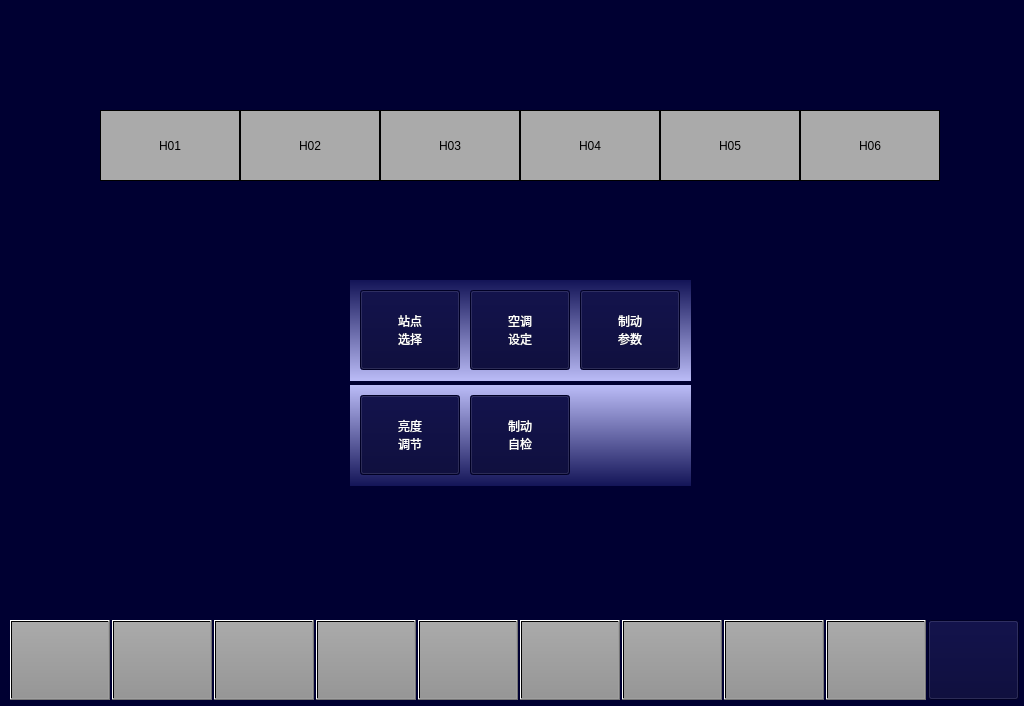
<?xml version="1.0" encoding="UTF-8"?>
<ui version="4.0">
 <class>VehicleSetPage</class>
 <widget class="QWidget" name="VehicleSetPage">
  <property name="geometry">
   <rect>
    <x>0</x>
    <y>0</y>
    <width>1024</width>
    <height>706</height>
   </rect>
  </property>
  <property name="windowTitle">
   <string>Form</string>
  </property>
  <property name="styleSheet">
   <string notr="true">background-color: rgb(0, 0, 50);</string>
  </property>
  <widget class="QPushButton" name="BTN1">
   <property name="geometry">
    <rect>
     <x>10</x>
     <y>620</y>
     <width>100</width>
     <height>80</height>
    </rect>
   </property>
   <property name="focusPolicy">
    <enum>Qt::NoFocus</enum>
   </property>
   <property name="styleSheet">
    <string notr="true">font: 20px, &quot;微软雅黑&quot;;color: black;transparent;background:qlineargradient(spread:pad,x1:0,y1:0,x2:0,y2:1,stop:0 rgba(170,170,170,255),stop:1 rgba(150,150,150,255));</string>
   </property>
   <property name="text">
    <string/>
   </property>
  </widget>
  <widget class="QPushButton" name="BTNHome">
   <property name="geometry">
    <rect>
     <x>928</x>
     <y>620</y>
     <width>91</width>
     <height>80</height>
    </rect>
   </property>
   <property name="focusPolicy">
    <enum>Qt::NoFocus</enum>
   </property>
   <property name="styleSheet">
    <string notr="true">border-image: url(:/images/image/Home.png);</string>
   </property>
   <property name="text">
    <string/>
   </property>
  </widget>
  <widget class="QPushButton" name="BTN4">
   <property name="geometry">
    <rect>
     <x>316</x>
     <y>620</y>
     <width>100</width>
     <height>80</height>
    </rect>
   </property>
   <property name="focusPolicy">
    <enum>Qt::NoFocus</enum>
   </property>
   <property name="styleSheet">
    <string notr="true">	font: 20px, &quot;微软雅黑&quot;;
    color: black;
	transparent;background:qlineargradient(spread:pad,x1:0,y1:0,x2:0,y2:1,stop:0 rgba(170,170,170,255),stop:1 rgba(150,150,150,255));
</string>
   </property>
   <property name="text">
    <string/>
   </property>
  </widget>
  <widget class="QPushButton" name="BTN2">
   <property name="geometry">
    <rect>
     <x>112</x>
     <y>620</y>
     <width>100</width>
     <height>80</height>
    </rect>
   </property>
   <property name="focusPolicy">
    <enum>Qt::NoFocus</enum>
   </property>
   <property name="styleSheet">
    <string notr="true">font: 20px, &quot;微软雅黑&quot;;color: black;transparent;background:qlineargradient(spread:pad,x1:0,y1:0,x2:0,y2:1,stop:0 rgba(170,170,170,255),stop:1 rgba(150,150,150,255));</string>
   </property>
   <property name="text">
    <string/>
   </property>
  </widget>
  <widget class="QPushButton" name="BTN5">
   <property name="geometry">
    <rect>
     <x>418</x>
     <y>620</y>
     <width>100</width>
     <height>80</height>
    </rect>
   </property>
   <property name="focusPolicy">
    <enum>Qt::NoFocus</enum>
   </property>
   <property name="styleSheet">
    <string notr="true">	font: 20px, &quot;微软雅黑&quot;;
    color: black;
	transparent;background:qlineargradient(spread:pad,x1:0,y1:0,x2:0,y2:1,stop:0 rgba(170,170,170,255),stop:1 rgba(150,150,150,255));
</string>
   </property>
   <property name="text">
    <string/>
   </property>
  </widget>
  <widget class="QPushButton" name="BTN7">
   <property name="geometry">
    <rect>
     <x>622</x>
     <y>620</y>
     <width>100</width>
     <height>80</height>
    </rect>
   </property>
   <property name="focusPolicy">
    <enum>Qt::NoFocus</enum>
   </property>
   <property name="styleSheet">
    <string notr="true">	font: 20px, &quot;微软雅黑&quot;;
    color: black;
	transparent;background:qlineargradient(spread:pad,x1:0,y1:0,x2:0,y2:1,stop:0 rgba(170,170,170,255),stop:1 rgba(150,150,150,255));
</string>
   </property>
   <property name="text">
    <string/>
   </property>
  </widget>
  <widget class="QPushButton" name="BTN3">
   <property name="geometry">
    <rect>
     <x>214</x>
     <y>620</y>
     <width>100</width>
     <height>80</height>
    </rect>
   </property>
   <property name="focusPolicy">
    <enum>Qt::NoFocus</enum>
   </property>
   <property name="styleSheet">
    <string notr="true">	font: 20px, &quot;微软雅黑&quot;;
    color: black;
	transparent;background:qlineargradient(spread:pad,x1:0,y1:0,x2:0,y2:1,stop:0 rgba(170,170,170,255),stop:1 rgba(150,150,150,255));
</string>
   </property>
   <property name="text">
    <string/>
   </property>
  </widget>
  <widget class="QPushButton" name="BTN8">
   <property name="geometry">
    <rect>
     <x>724</x>
     <y>620</y>
     <width>100</width>
     <height>80</height>
    </rect>
   </property>
   <property name="focusPolicy">
    <enum>Qt::NoFocus</enum>
   </property>
   <property name="styleSheet">
    <string notr="true">	font: 20px, &quot;微软雅黑&quot;;
    color: black;
	transparent;background:qlineargradient(spread:pad,x1:0,y1:0,x2:0,y2:1,stop:0 rgba(170,170,170,255),stop:1 rgba(150,150,150,255));
</string>
   </property>
   <property name="text">
    <string/>
   </property>
  </widget>
  <widget class="QPushButton" name="BTN6">
   <property name="geometry">
    <rect>
     <x>520</x>
     <y>620</y>
     <width>100</width>
     <height>80</height>
    </rect>
   </property>
   <property name="focusPolicy">
    <enum>Qt::NoFocus</enum>
   </property>
   <property name="styleSheet">
    <string notr="true">	font: 20px, &quot;微软雅黑&quot;;
    color: black;
	transparent;background:qlineargradient(spread:pad,x1:0,y1:0,x2:0,y2:1,stop:0 rgba(170,170,170,255),stop:1 rgba(150,150,150,255));
</string>
   </property>
   <property name="text">
    <string/>
   </property>
  </widget>
  <widget class="QPushButton" name="BTN9">
   <property name="geometry">
    <rect>
     <x>826</x>
     <y>620</y>
     <width>100</width>
     <height>80</height>
    </rect>
   </property>
   <property name="focusPolicy">
    <enum>Qt::NoFocus</enum>
   </property>
   <property name="styleSheet">
    <string notr="true">	font: 20px, &quot;微软雅黑&quot;;
    color: black;
	transparent;background:qlineargradient(spread:pad,x1:0,y1:0,x2:0,y2:1,stop:0 rgba(170,170,170,255),stop:1 rgba(150,150,150,255));
</string>
   </property>
   <property name="text">
    <string/>
   </property>
  </widget>
  <widget class="QLabel" name="LBLMP2">
   <property name="geometry">
    <rect>
     <x>660</x>
     <y>110</y>
     <width>140</width>
     <height>71</height>
    </rect>
   </property>
   <property name="styleSheet">
    <string notr="true">background-color:rgb(170,170,170);
border:1px solid black;
font:20px &quot;微软雅黑&quot;;</string>
   </property>
   <property name="text">
    <string>H05</string>
   </property>
   <property name="alignment">
    <set>Qt::AlignCenter</set>
   </property>
  </widget>
  <widget class="QLabel" name="LBLM2">
   <property name="geometry">
    <rect>
     <x>520</x>
     <y>110</y>
     <width>140</width>
     <height>71</height>
    </rect>
   </property>
   <property name="styleSheet">
    <string notr="true">background-color:rgb(170,170,170);
border:1px solid black;
font:20px &quot;微软雅黑&quot;;</string>
   </property>
   <property name="text">
    <string>H04</string>
   </property>
   <property name="alignment">
    <set>Qt::AlignCenter</set>
   </property>
  </widget>
  <widget class="QLabel" name="LBLTC1">
   <property name="geometry">
    <rect>
     <x>100</x>
     <y>110</y>
     <width>140</width>
     <height>71</height>
    </rect>
   </property>
   <property name="styleSheet">
    <string notr="true">background-color:rgb(170,170,170);
border:1px solid black;
font:20px &quot;微软雅黑&quot;;</string>
   </property>
   <property name="text">
    <string>H01</string>
   </property>
   <property name="alignment">
    <set>Qt::AlignCenter</set>
   </property>
  </widget>
  <widget class="QLabel" name="LBLTC2">
   <property name="geometry">
    <rect>
     <x>800</x>
     <y>110</y>
     <width>140</width>
     <height>71</height>
    </rect>
   </property>
   <property name="styleSheet">
    <string notr="true">background-color:rgb(170,170,170);
border:1px solid black;
font:20px &quot;微软雅黑&quot;;</string>
   </property>
   <property name="text">
    <string>H06</string>
   </property>
   <property name="alignment">
    <set>Qt::AlignCenter</set>
   </property>
  </widget>
  <widget class="QLabel" name="LBLMP1">
   <property name="geometry">
    <rect>
     <x>240</x>
     <y>110</y>
     <width>140</width>
     <height>71</height>
    </rect>
   </property>
   <property name="styleSheet">
    <string notr="true">background-color:rgb(170,170,170);
border:1px solid black;
font:20px &quot;微软雅黑&quot;;</string>
   </property>
   <property name="text">
    <string>H02</string>
   </property>
   <property name="alignment">
    <set>Qt::AlignCenter</set>
   </property>
  </widget>
  <widget class="QLabel" name="LBLM1">
   <property name="geometry">
    <rect>
     <x>380</x>
     <y>110</y>
     <width>140</width>
     <height>71</height>
    </rect>
   </property>
   <property name="styleSheet">
    <string notr="true">background-color:rgb(170,170,170);
border:1px solid black;
font:20px &quot;微软雅黑&quot;;</string>
   </property>
   <property name="text">
    <string>H03</string>
   </property>
   <property name="alignment">
    <set>Qt::AlignCenter</set>
   </property>
  </widget>
  <widget class="QLabel" name="lbl1">
   <property name="geometry">
    <rect>
     <x>350</x>
     <y>280</y>
     <width>341</width>
     <height>101</height>
    </rect>
   </property>
   <property name="styleSheet">
    <string notr="true">background: qlineargradient(x1:0, y1:0, x2:0, y2:1,stop:0 rgb(19,20,87), stop:1 rgb(187,188,247))</string>
   </property>
   <property name="text">
    <string/>
   </property>
  </widget>
  <widget class="QPushButton" name="BTN_queryStation">
   <property name="geometry">
    <rect>
     <x>360</x>
     <y>290</y>
     <width>100</width>
     <height>80</height>
    </rect>
   </property>
   <property name="styleSheet">
    <string notr="true">background-color: rgb(0, 0, 50);
color: rgb(255, 255, 255);
font:20px &quot;微软雅黑&quot;;</string>
   </property>
   <property name="text">
    <string>站点
选择</string>
   </property>
  </widget>
  <widget class="QPushButton" name="BTN_setAirCondition">
   <property name="geometry">
    <rect>
     <x>470</x>
     <y>290</y>
     <width>100</width>
     <height>80</height>
    </rect>
   </property>
   <property name="styleSheet">
    <string notr="true">background-color: rgb(0, 0, 50);
color: rgb(255, 255, 255);
font:20px &quot;微软雅黑&quot;;</string>
   </property>
   <property name="text">
    <string>空调
设定</string>
   </property>
  </widget>
  <widget class="QPushButton" name="BTN_setBrakeParam">
   <property name="geometry">
    <rect>
     <x>580</x>
     <y>290</y>
     <width>100</width>
     <height>80</height>
    </rect>
   </property>
   <property name="styleSheet">
    <string notr="true">background-color: rgb(0, 0, 50);
color: rgb(255, 255, 255);
font:20px &quot;微软雅黑&quot;;</string>
   </property>
   <property name="text">
    <string>制动
参数</string>
   </property>
  </widget>
  <widget class="QLabel" name="lbl2">
   <property name="geometry">
    <rect>
     <x>350</x>
     <y>385</y>
     <width>341</width>
     <height>101</height>
    </rect>
   </property>
   <property name="styleSheet">
    <string notr="true">background: qlineargradient(x1:0, y1:0, x2:0, y2:1,stop:0 rgb(187,188,247) , stop:1 rgb(19,20,87))</string>
   </property>
   <property name="text">
    <string/>
   </property>
  </widget>
  <widget class="QPushButton" name="BTN_setLight">
   <property name="geometry">
    <rect>
     <x>360</x>
     <y>395</y>
     <width>100</width>
     <height>80</height>
    </rect>
   </property>
   <property name="styleSheet">
    <string notr="true">background-color: rgb(0, 0, 50);
color: rgb(255, 255, 255);
font:20px &quot;微软雅黑&quot;;</string>
   </property>
   <property name="text">
    <string>亮度
调节</string>
   </property>
  </widget>
  <widget class="QPushButton" name="BTN_setBrakeTest">
   <property name="geometry">
    <rect>
     <x>470</x>
     <y>395</y>
     <width>100</width>
     <height>80</height>
    </rect>
   </property>
   <property name="styleSheet">
    <string notr="true">background-color: rgb(0, 0, 50);
color: rgb(255, 255, 255);
font:20px &quot;微软雅黑&quot;;</string>
   </property>
   <property name="text">
    <string>制动
自检</string>
   </property>
  </widget>
 </widget>
 <resources/>
 <connections/>
</ui>
